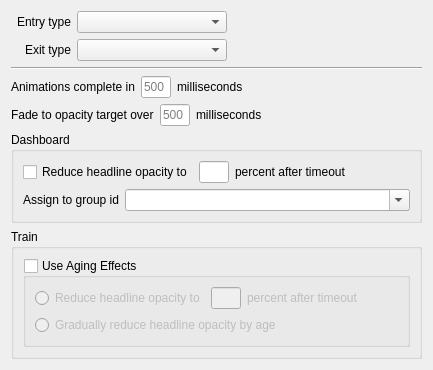
     <widget class="QWidget" name="tab_Animation">
      <attribute name="icon">
       <iconset resource="Newsroom.qrc">
        <normaloff>:/images/Animation.png</normaloff>:/images/Animation.png</iconset>
      </attribute>
      <attribute name="title">
       <string>Animation</string>
      </attribute>
      <layout class="QVBoxLayout" name="verticalLayout_4">
       <item>
        <layout class="QHBoxLayout" name="layout_EntryType">
         <item>
          <widget class="QLabel" name="label_3">
           <property name="minimumSize">
            <size>
             <width>60</width>
             <height>0</height>
            </size>
           </property>
           <property name="maximumSize">
            <size>
             <width>60</width>
             <height>16777215</height>
            </size>
           </property>
           <property name="text">
            <string>Entry type</string>
           </property>
           <property name="alignment">
            <set>Qt::AlignRight|Qt::AlignTrailing|Qt::AlignVCenter</set>
           </property>
          </widget>
         </item>
         <item>
          <widget class="QComboBox" name="combo_EntryType">
           <property name="minimumSize">
            <size>
             <width>150</width>
             <height>0</height>
            </size>
           </property>
           <property name="maximumSize">
            <size>
             <width>150</width>
             <height>16777215</height>
            </size>
           </property>
           <property name="toolTip">
            <string>&lt;html&gt;&lt;head/&gt;&lt;body&gt;&lt;p&gt;Each Headline appears on the Display in a certain way.  You select this &amp;quot;entry type&amp;quot; per Story.&lt;/p&gt;&lt;/body&gt;&lt;/html&gt;</string>
           </property>
          </widget>
         </item>
         <item>
          <spacer name="horizontalSpacer_7">
           <property name="orientation">
            <enum>Qt::Horizontal</enum>
           </property>
           <property name="sizeHint" stdset="0">
            <size>
             <width>40</width>
             <height>20</height>
            </size>
           </property>
          </spacer>
         </item>
        </layout>
       </item>
       <item>
        <layout class="QHBoxLayout" name="layout_ExitType">
         <item>
          <widget class="QLabel" name="label_4">
           <property name="minimumSize">
            <size>
             <width>60</width>
             <height>0</height>
            </size>
           </property>
           <property name="maximumSize">
            <size>
             <width>60</width>
             <height>16777215</height>
            </size>
           </property>
           <property name="text">
            <string>Exit type</string>
           </property>
           <property name="alignment">
            <set>Qt::AlignRight|Qt::AlignTrailing|Qt::AlignVCenter</set>
           </property>
          </widget>
         </item>
         <item>
          <widget class="QComboBox" name="combo_ExitType">
           <property name="minimumSize">
            <size>
             <width>150</width>
             <height>0</height>
            </size>
           </property>
           <property name="maximumSize">
            <size>
             <width>150</width>
             <height>16777215</height>
            </size>
           </property>
           <property name="toolTip">
            <string>&lt;html&gt;&lt;head/&gt;&lt;body&gt;&lt;p&gt;Like entry, each Headline &amp;quot;leaves&amp;quot; the Display in a certain way.&lt;/p&gt;&lt;p&gt;Some entry types do not have corresponding &amp;quot;exits&amp;quot;, so this option may be disabled.&lt;/p&gt;&lt;/body&gt;&lt;/html&gt;</string>
           </property>
          </widget>
         </item>
         <item>
          <spacer name="horizontalSpacer_8">
           <property name="orientation">
            <enum>Qt::Horizontal</enum>
           </property>
           <property name="sizeHint" stdset="0">
            <size>
             <width>40</width>
             <height>20</height>
            </size>
           </property>
          </spacer>
         </item>
        </layout>
       </item>
       <item>
        <widget class="Line" name="line">
         <property name="orientation">
          <enum>Qt::Horizontal</enum>
         </property>
        </widget>
       </item>
       <item>
        <layout class="QHBoxLayout" name="horizontalLayout_14">
         <item>
          <widget class="QLabel" name="label_Fade1_2">
           <property name="text">
            <string>Animations complete in</string>
           </property>
          </widget>
         </item>
         <item>
          <widget class="QLineEdit" name="edit_AnimMotionMilliseconds">
           <property name="minimumSize">
            <size>
             <width>30</width>
             <height>0</height>
            </size>
           </property>
           <property name="maximumSize">
            <size>
             <width>30</width>
             <height>16777215</height>
            </size>
           </property>
           <property name="placeholderText">
            <string>500</string>
           </property>
          </widget>
         </item>
         <item>
          <widget class="QLabel" name="label_Fade2_2">
           <property name="text">
            <string>milliseconds</string>
           </property>
          </widget>
         </item>
         <item>
          <spacer name="horizontalSpacer_11">
           <property name="orientation">
            <enum>Qt::Horizontal</enum>
           </property>
           <property name="sizeHint" stdset="0">
            <size>
             <width>40</width>
             <height>20</height>
            </size>
           </property>
          </spacer>
         </item>
        </layout>
       </item>
       <item>
        <layout class="QHBoxLayout" name="horizontalLayout_13">
         <item>
          <widget class="QLabel" name="label_Fade1">
           <property name="text">
            <string>Fade to opacity target over</string>
           </property>
          </widget>
         </item>
         <item>
          <widget class="QLineEdit" name="edit_FadeTargetMilliseconds">
           <property name="minimumSize">
            <size>
             <width>30</width>
             <height>0</height>
            </size>
           </property>
           <property name="maximumSize">
            <size>
             <width>30</width>
             <height>16777215</height>
            </size>
           </property>
           <property name="placeholderText">
            <string>500</string>
           </property>
          </widget>
         </item>
         <item>
          <widget class="QLabel" name="label_Fade2">
           <property name="text">
            <string>milliseconds</string>
           </property>
          </widget>
         </item>
         <item>
          <spacer name="horizontalSpacer_10">
           <property name="orientation">
            <enum>Qt::Horizontal</enum>
           </property>
           <property name="sizeHint" stdset="0">
            <size>
             <width>40</width>
             <height>20</height>
            </size>
           </property>
          </spacer>
         </item>
        </layout>
       </item>
       <item>
        <widget class="QGroupBox" name="group_Dashboard">
         <property name="title">
          <string>Dashboard</string>
         </property>
         <property name="flat">
          <bool>true</bool>
         </property>
         <layout class="QVBoxLayout" name="verticalLayout_7">
          <item>
           <layout class="QHBoxLayout" name="horizontalLayout_10">
            <item>
             <widget class="QCheckBox" name="check_DashboardReduceOpacityFixed">
              <property name="toolTip">
               <string>&lt;html&gt;&lt;head/&gt;&lt;body&gt;&lt;p&gt;For Dashboard-type Chyrons, you may reduce the opacity of Headlines by a certain amount after the timeout period expires.&lt;/p&gt;&lt;/body&gt;&lt;/html&gt;</string>
              </property>
              <property name="text">
               <string>Reduce headline opacity to</string>
              </property>
             </widget>
            </item>
            <item>
             <widget class="QLineEdit" name="edit_DashboardReduceOpacity">
              <property name="minimumSize">
               <size>
                <width>30</width>
                <height>0</height>
               </size>
              </property>
              <property name="maximumSize">
               <size>
                <width>30</width>
                <height>16777215</height>
               </size>
              </property>
             </widget>
            </item>
            <item>
             <widget class="QLabel" name="label_11">
              <property name="text">
               <string>percent after timeout</string>
              </property>
             </widget>
            </item>
            <item>
             <spacer name="horizontalSpacer_6">
              <property name="orientation">
               <enum>Qt::Horizontal</enum>
              </property>
              <property name="sizeHint" stdset="0">
               <size>
                <width>40</width>
                <height>20</height>
               </size>
              </property>
             </spacer>
            </item>
           </layout>
          </item>
          <item>
           <layout class="QHBoxLayout" name="horizontalLayout_11">
            <item>
             <widget class="QLabel" name="label">
              <property name="sizePolicy">
               <sizepolicy hsizetype="Maximum" vsizetype="Preferred">
                <horstretch>0</horstretch>
                <verstretch>0</verstretch>
               </sizepolicy>
              </property>
              <property name="maximumSize">
               <size>
                <width>16777215</width>
                <height>16777215</height>
               </size>
              </property>
              <property name="text">
               <string>Assign to group id</string>
              </property>
              <property name="alignment">
               <set>Qt::AlignRight|Qt::AlignTrailing|Qt::AlignVCenter</set>
              </property>
             </widget>
            </item>
            <item>
             <widget class="QComboBox" name="combo_DashboardGroupId">
              <property name="toolTip">
               <string>&lt;html&gt;&lt;head/&gt;&lt;body&gt;&lt;p&gt;Dashboard-type Chyrons group their Stories into logical headings.  You may specify the name of a Dashboard group here, and it will be displayed above, or next to, the associated Headlines.&lt;/p&gt;&lt;/body&gt;&lt;/html&gt;</string>
              </property>
              <property name="editable">
               <bool>true</bool>
              </property>
             </widget>
            </item>
           </layout>
          </item>
         </layout>
        </widget>
       </item>
       <item>
        <widget class="QGroupBox" name="group_Train">
         <property name="title">
          <string>Train</string>
         </property>
         <property name="flat">
          <bool>true</bool>
         </property>
         <layout class="QVBoxLayout" name="verticalLayout_6">
          <item>
           <widget class="QGroupBox" name="group_TrainAgeEffects">
            <property name="title">
             <string>Use Aging Effects</string>
            </property>
            <property name="flat">
             <bool>true</bool>
            </property>
            <property name="checkable">
             <bool>true</bool>
            </property>
            <property name="checked">
             <bool>false</bool>
            </property>
            <layout class="QVBoxLayout" name="verticalLayout">
             <item>
              <layout class="QHBoxLayout" name="horizontalLayout_4">
               <item>
                <widget class="QRadioButton" name="radio_TrainReduceOpacityFixed">
                 <property name="toolTip">
                  <string>&lt;html&gt;&lt;head/&gt;&lt;body&gt;&lt;p&gt;For Train-type Chyrons, you may reduce the opacity of Headlines by a certain amount after the timeout period expires.&lt;/p&gt;&lt;/body&gt;&lt;/html&gt;</string>
                 </property>
                 <property name="text">
                  <string>Reduce headline opacity to</string>
                 </property>
                </widget>
               </item>
               <item>
                <widget class="QLineEdit" name="edit_TrainReduceOpacity">
                 <property name="minimumSize">
                  <size>
                   <width>30</width>
                   <height>0</height>
                  </size>
                 </property>
                 <property name="maximumSize">
                  <size>
                   <width>30</width>
                   <height>16777215</height>
                  </size>
                 </property>
                </widget>
               </item>
               <item>
                <widget class="QLabel" name="label_7">
                 <property name="text">
                  <string>percent after timeout</string>
                 </property>
                </widget>
               </item>
               <item>
                <spacer name="horizontalSpacer_5">
                 <property name="orientation">
                  <enum>Qt::Horizontal</enum>
                 </property>
                 <property name="sizeHint" stdset="0">
                  <size>
                   <width>40</width>
                   <height>20</height>
                  </size>
                 </property>
                </spacer>
               </item>
              </layout>
             </item>
             <item>
              <widget class="QRadioButton" name="radio_TrainReduceOpacityByAge">
               <property name="text">
                <string>Gradually reduce headline opacity by age</string>
               </property>
              </widget>
             </item>
            </layout>
           </widget>
          </item>
         </layout>
        </widget>
       </item>
       <item>
        <spacer name="verticalSpacer_5">
         <property name="orientation">
          <enum>Qt::Vertical</enum>
         </property>
         <property name="sizeHint" stdset="0">
          <size>
           <width>20</width>
           <height>0</height>
          </size>
         </property>
        </spacer>
       </item>
      </layout>
      <zorder>group_Dashboard</zorder>
      <zorder>group_Train</zorder>
      <zorder>line</zorder>
     </widget>
